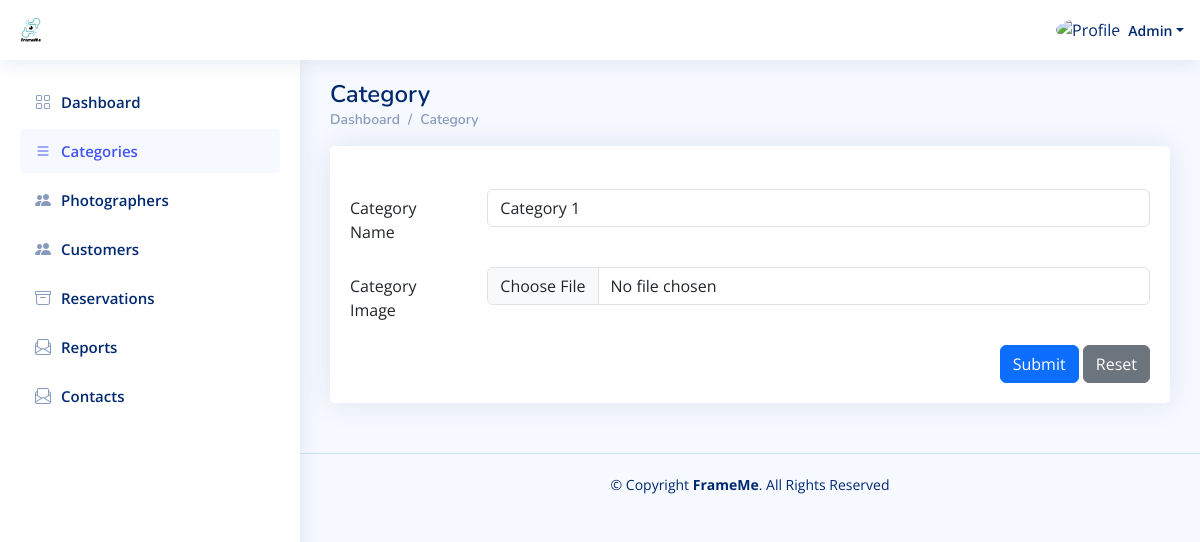
Page /Admin_Dashboard/Edit-Category.php?category_id=1 (signed in) on the earlier database version.
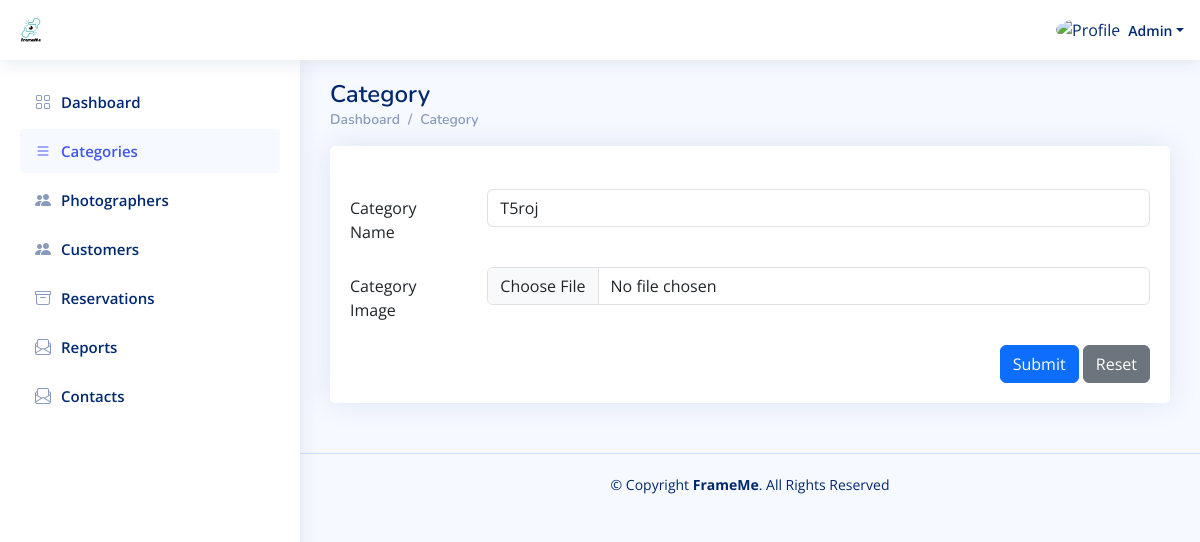
Same page on the later database version.
### tables this page shows
CREATE TABLE `categories` (
  `id` int(11) NOT NULL,
  `category` varchar(250) NOT NULL,
  `image` varchar(191) NOT NULL,
  `active` int(11) NOT NULL DEFAULT 1,
  `created_at` datetime NOT NULL DEFAULT current_timestamp()
);

### Admin_Dashboard/Edit-Category.php (the view, shortened to what this page needs)
<?php
include "../Connect.php";
$A_ID = $_SESSION['A_Log'];
$category_id = $_GET['category_id'];
if (!$A_ID) {
    echo '<script language="JavaScript">
     document.location="../Login.php";
    </script>';
} else {
    $sql1 = mysqli_query($con, "select * from users where id='$A_ID'");
    $row1 = mysqli_fetch_array($sql1);
    $name = $row1['name'];
    $sql2 = mysqli_query($con, "select * from categories where id='$category_id'");
    $row2 = mysqli_fetch_array($sql2);
    $categoryName = $row2['category'];
}
?>
<!DOCTYPE html>
<html lang="en">
  <head>
    <link
      href="../assets/vendor/bootstrap/css/bootstrap.min.css"
      rel="stylesheet"
    />
    <link
      href="../assets/vendor/bootstrap-icons/bootstrap-icons.css"
      rel="stylesheet"
    />
    <link href="../assets/vendor/boxicons/css/boxicons.min.css" rel="stylesheet" />
    <link href="../assets/vendor/quill/quill.snow.css" rel="stylesheet" />
    <link href="../assets/vendor/quill/quill.bubble.css" rel="stylesheet" />
    <link href="../assets/vendor/remixicon/remixicon.css" rel="stylesheet" />
    <link href="../assets/vendor/simple-datatables/style.css" rel="stylesheet" />
    <link href="../assets/css/style.css" rel="stylesheet" />
  </head>
  <body>
    <header id="header" class="header fixed-top d-flex align-items-center">
      <div class="d-flex align-items-center justify-content-between">
        <a href="index.php" class="logo d-flex align-items-center">
          <img src="../assets/img/logo_1.png" alt="" />
        </a>
      </div>
      <nav class="header-nav ms-auto">
        <ul class="d-flex align-items-center">
          <li class="nav-item dropdown pe-3">
            <a
              class="nav-link nav-profile d-flex align-items-center pe-0"
              href="#"
              data-bs-toggle="dropdown"
            >
              <img
                src="https://www.computerhope.com/jargon/g/guest-user.png"
                alt="Profile"
                class="rounded-circle"
              />
              <span class="d-none d-md-block dropdown-toggle ps-2"><?php echo $name ?></span> </a
            >
          </li>
        </ul>
      </nav>
    </header>
    <?php require './Aside-Nav/Aside.php'?>
    <main id="main" class="main">
      <div class="pagetitle">
        <h1>Category</h1>
        <nav>
          <ol class="breadcrumb">
            <li class="breadcrumb-item"><a href="index.php">Dashboard</a></li>
            <li class="breadcrumb-item">Category</li>
          </ol>
        </nav>
      </div>
      <section class="section">
        <div class="row">
          <div class="col-lg-12">
            <div class="card">
              <div class="card-body">
                <h5 class="card-title"></h5>
                <form method="POST" action="./Edit-Category.php?category_id=<?php echo $category_id ?>" enctype="multipart/form-data">
                  <div class="row mb-3">
                    <label for="inputEmail3" class="col-sm-2 col-form-label"
                      >Category Name</label
                    >
                    <div class="col-sm-10">
                      <input type="text" name="name" value="<?php echo $categoryName ?>" class="form-control" id="inputText" required/>
                    </div>
                  </div>
                  <div class="row mb-3">
                    <label for="inputEmail3" class="col-sm-2 col-form-label"
                      >Category Image</label
                    >
                    <div class="col-sm-10">
                      <input type="file" name="file" class="form-control" id="inputText"/>
                    </div>
                  </div>
                  <div class="text-end">
                    <button type="submit" name="Submit" class="btn btn-primary">
                      Submit
                    </button>
                    <button type="reset" class="btn btn-secondary">
                      Reset
                    </button>
                  </div>
                </form>
              </div>
            </div>
          </div>
        </div>
      </section>
    </main>
    <footer id="footer" class="footer">
      <div class="copyright">
        &copy; Copyright <strong><span>FrameMe</span></strong
        >. All Rights Reserved
      </div>
    </footer>
  </body>
</html>

Differences in the rows shown:
changed categories: name "Category 1" → "T5roj"
